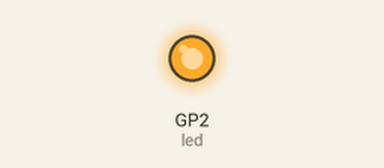
Simulated run of this program. Board: Raspberry Pi Pico running MicroPython. Shown: output pins drawn as LEDs (lit = HIGH).

Above: at 1.0 s.
At 3.0 s:
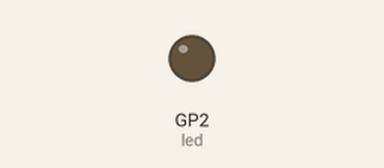
Timing chart, 0 to 5.2 s (numbered marks = the images above):
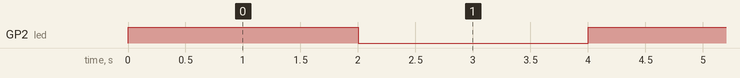

Measured:
- by itself, GP2 (led): alternates HIGH for 2.0 s and LOW for 2.0 s

The program:

encenderLedCircuito.py
```python
# codigo en https://www.youtube.com/watch?v=DJQgQIg_Pd0

import machine
import utime

# los pines van del GP0, GP1, ... GP28
led = machine.Pin(2, machine.Pin.OUT)

# Crear un bucle por siempre
while 1:
    led.value(1)
    utime.sleep(2)
    led.value(0)
    # el tiempo que va demorar el apagado
    utime.sleep(2)
    
```
